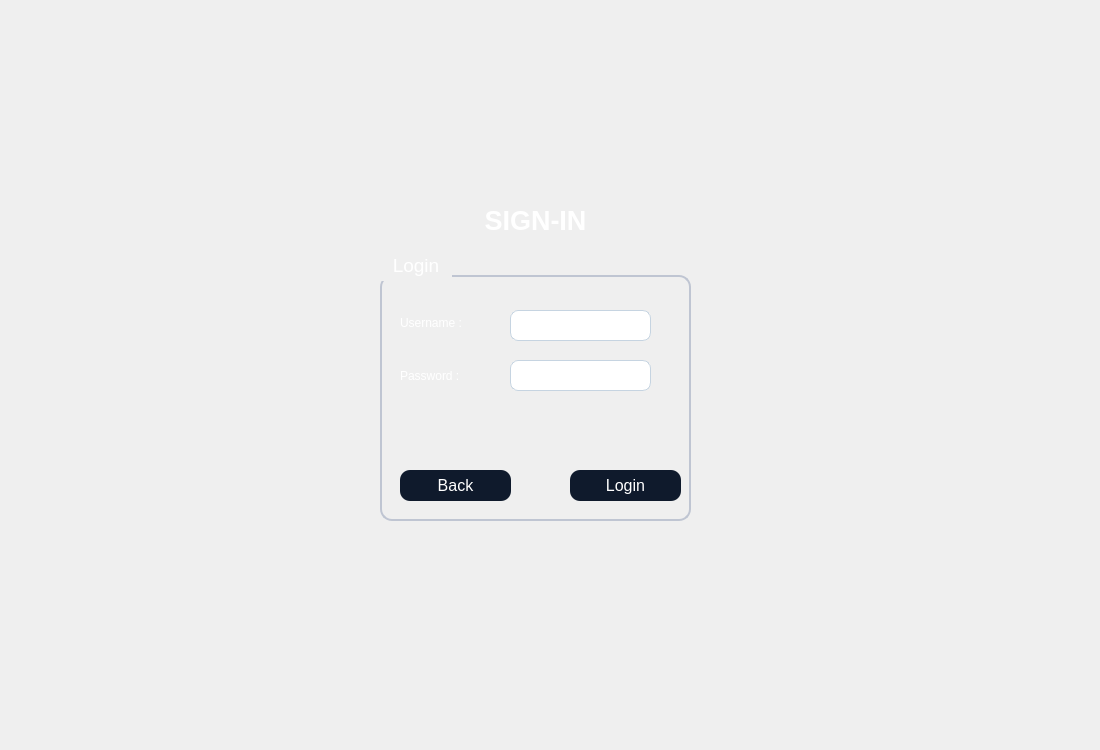
<?xml version="1.0" encoding="UTF-8"?>
<ui version="4.0">
 <class>secondwindow2</class>
 <widget class="QWidget" name="secondwindow2">
  <property name="geometry">
   <rect>
    <x>0</x>
    <y>0</y>
    <width>1100</width>
    <height>750</height>
   </rect>
  </property>
  <property name="windowTitle">
   <string>Form</string>
  </property>
  <property name="styleSheet">
   <string notr="true">QGroupBox {
    border: 1.5px solid #BFC5D2;
    border-radius: 12px;
    margin-top: 25px;
    color: white;
    font-family: &quot;Segoe UI Semibold&quot;;
    font-size: 14pt;
}

QGroupBox::title {
    subcontrol-origin: margin;
    padding: 4px 10px;
}
QPushButton {
    background-color: #0F1A2C;
    color: #FFFFFF;
	border-color: rgb(0, 0, 0);
    border-radius: 10px;
    font-family: &quot;Montserrat SemiBold&quot;;
    font-size: 12pt;
    padding: 6px 12px;
}

QPushButton:hover {
    background-color: #1A2942;
}

QPushButton:pressed {
    background-color: #09111A;
}
QLineEdit {
    background-color: #FFFFFF;
    border: 1px solid #C6D4E1;
    border-radius: 8px;
    padding: 6px;
    color: #0A1320;
    font-family: &quot;Inter&quot;;
    font-size: 11pt;
}

QLineEdit:focus {
    border: 1px solid #00B4FF;
    background-color: #F8FBFF;
}</string>
  </property>
  <widget class="QGroupBox" name="groupBox">
   <property name="geometry">
    <rect>
     <x>380</x>
     <y>250</y>
     <width>311</width>
     <height>271</height>
    </rect>
   </property>
   <property name="title">
    <string>Login</string>
   </property>
   <widget class="QLabel" name="label">
    <property name="geometry">
     <rect>
      <x>20</x>
      <y>65</y>
      <width>81</width>
      <height>16</height>
     </rect>
    </property>
    <property name="styleSheet">
     <string notr="true">color: rgb(255, 255, 255);</string>
    </property>
    <property name="text">
     <string>Username :</string>
    </property>
   </widget>
   <widget class="QLabel" name="label_2">
    <property name="geometry">
     <rect>
      <x>20</x>
      <y>115</y>
      <width>71</width>
      <height>21</height>
     </rect>
    </property>
    <property name="styleSheet">
     <string notr="true">color: rgb(255, 255, 255);</string>
    </property>
    <property name="text">
     <string>Password :</string>
    </property>
   </widget>
   <widget class="QLineEdit" name="le1">
    <property name="geometry">
     <rect>
      <x>130</x>
      <y>60</y>
      <width>141</width>
      <height>31</height>
     </rect>
    </property>
   </widget>
   <widget class="QLineEdit" name="le2">
    <property name="geometry">
     <rect>
      <x>130</x>
      <y>110</y>
      <width>141</width>
      <height>31</height>
     </rect>
    </property>
    <property name="echoMode">
     <enum>QLineEdit::EchoMode::Password</enum>
    </property>
   </widget>
   <widget class="QPushButton" name="btnBack">
    <property name="geometry">
     <rect>
      <x>20</x>
      <y>220</y>
      <width>111</width>
      <height>31</height>
     </rect>
    </property>
    <property name="text">
     <string>Back</string>
    </property>
   </widget>
   <widget class="QPushButton" name="btnLogin">
    <property name="geometry">
     <rect>
      <x>190</x>
      <y>220</y>
      <width>111</width>
      <height>31</height>
     </rect>
    </property>
    <property name="text">
     <string>Login</string>
    </property>
   </widget>
   <widget class="QLabel" name="l">
    <property name="geometry">
     <rect>
      <x>10</x>
      <y>160</y>
      <width>291</width>
      <height>51</height>
     </rect>
    </property>
    <property name="styleSheet">
     <string notr="true">color: rgb(255, 0, 0);
font: 700 14pt &quot;Segoe UI&quot;;</string>
    </property>
    <property name="text">
     <string/>
    </property>
   </widget>
   <widget class="QGroupBox" name="groupBox_2">
    <property name="geometry">
     <rect>
      <x>430</x>
      <y>300</y>
      <width>311</width>
      <height>271</height>
     </rect>
    </property>
    <property name="title">
     <string>Login</string>
    </property>
   </widget>
  </widget>
  <widget class="QLabel" name="label_3">
   <property name="geometry">
    <rect>
     <x>0</x>
     <y>0</y>
     <width>1100</width>
     <height>750</height>
    </rect>
   </property>
   <property name="styleSheet">
    <string notr="true">image: url(:/new/prefix1/bg.jpg);</string>
   </property>
   <property name="text">
    <string/>
   </property>
  </widget>
  <widget class="QLabel" name="label_4">
   <property name="geometry">
    <rect>
     <x>330</x>
     <y>170</y>
     <width>401</width>
     <height>101</height>
    </rect>
   </property>
   <property name="styleSheet">
    <string notr="true">color: #FFFFFF; 
font-family: &quot;Montserrat SemiBold&quot;; 
font-size: 28pt;
font-weight: 700; 
padding: 4px 0;</string>
   </property>
   <property name="text">
    <string>&lt;html&gt;&lt;head/&gt;&lt;body&gt;&lt;p align=&quot;center&quot;&gt;&lt;span style=&quot; font-size:20pt; font-weight:700;&quot;&gt;SIGN-IN&lt;/span&gt;&lt;/p&gt;&lt;/body&gt;&lt;/html&gt;</string>
   </property>
  </widget>
  <zorder>label_3</zorder>
  <zorder>groupBox</zorder>
  <zorder>label_4</zorder>
 </widget>
 <resources/>
 <connections/>
</ui>
